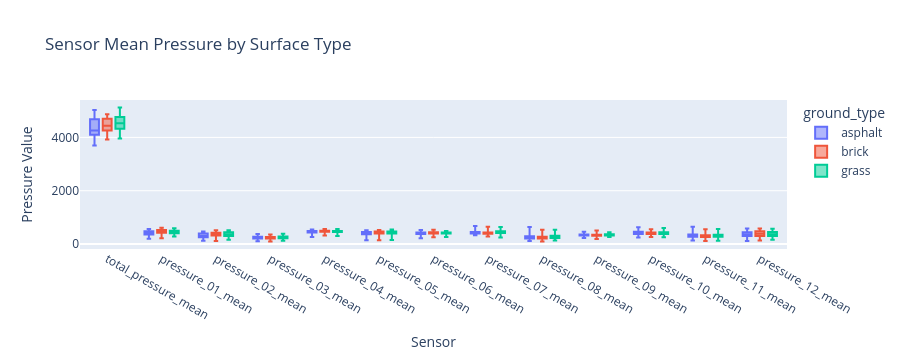

Here is the notebook cell this chart was saved with:
### Code cell
pressure_cols = [c for c in df.columns if "pressure_" in c and "_mean" in c]
print(pressure_cols)

pressure_long = df.melt(
    id_vars=["ground_type"],
    value_vars=pressure_cols,
    var_name="sensor",
    value_name="pressure_value"
)

fig = px.box(
    pressure_long,
    x="sensor",
    y="pressure_value",
    color="ground_type",
    title="Sensor Mean Pressure by Surface Type",
    points=False
)

fig.update_layout(
    xaxis_title="Sensor",
    yaxis_title="Pressure Value"
)

fig.show()

### Figure 1 — Plotly figure (JSON) as saved in the notebook; plotly's stock layout.template omitted (floating-point values rounded to 4 significant figures; data arrays with more than 128 entries replaced by an {"elided": "..."} marker saying what was removed)
{"data": [{"alignmentgroup": "True", "boxpoints": false, "hovertemplate": "ground_type=asphalt<br>sensor=%{x}<br>pressure_value=%{y}<extra></extra>", "legendgroup": "asphalt", "marker": {"color": "#636efa"}, "name": "asphalt", "notched": false, "offsetgroup": "asphalt", "orientation": "v", "showlegend": true, "type": "box", "x": {"elided": "1599 str values"}, "x0": " ", "xaxis": "x", "y": {"elided": "1599 float values"}, "y0": " ", "yaxis": "y"}, {"alignmentgroup": "True", "boxpoints": false, "hovertemplate": "ground_type=brick<br>sensor=%{x}<br>pressure_value=%{y}<extra></extra>", "legendgroup": "brick", "marker": {"color": "#EF553B"}, "name": "brick", "notched": false, "offsetgroup": "brick", "orientation": "v", "showlegend": true, "type": "box", "x": {"elided": "1378 str values"}, "x0": " ", "xaxis": "x", "y": {"elided": "1378 float values"}, "y0": " ", "yaxis": "y"}, {"alignmentgroup": "True", "boxpoints": false, "hovertemplate": "ground_type=grass<br>sensor=%{x}<br>pressure_value=%{y}<extra></extra>", "legendgroup": "grass", "marker": {"color": "#00cc96"}, "name": "grass", "notched": false, "offsetgroup": "grass", "orientation": "v", "showlegend": true, "type": "box", "x": {"elided": "1547 str values"}, "x0": " ", "xaxis": "x", "y": {"elided": "1547 float values"}, "y0": " ", "yaxis": "y"}], "layout": {"autosize": true, "boxmode": "group", "dragmode": "zoom", "height": 360, "legend": {"title": {"text": "ground_type"}, "tracegroupgap": 0}, "title": {"text": "Sensor Mean Pressure by Surface Type"}, "xaxis": {"anchor": "y", "autorange": true, "domain": [0, 1], "range": [-0.5, 12.5], "title": {"text": "Sensor"}, "type": "category"}, "yaxis": {"anchor": "x", "autorange": true, "domain": [0, 1], "range": [-186.4, 5404.0], "title": {"text": "Pressure Value"}, "type": "linear"}}}
